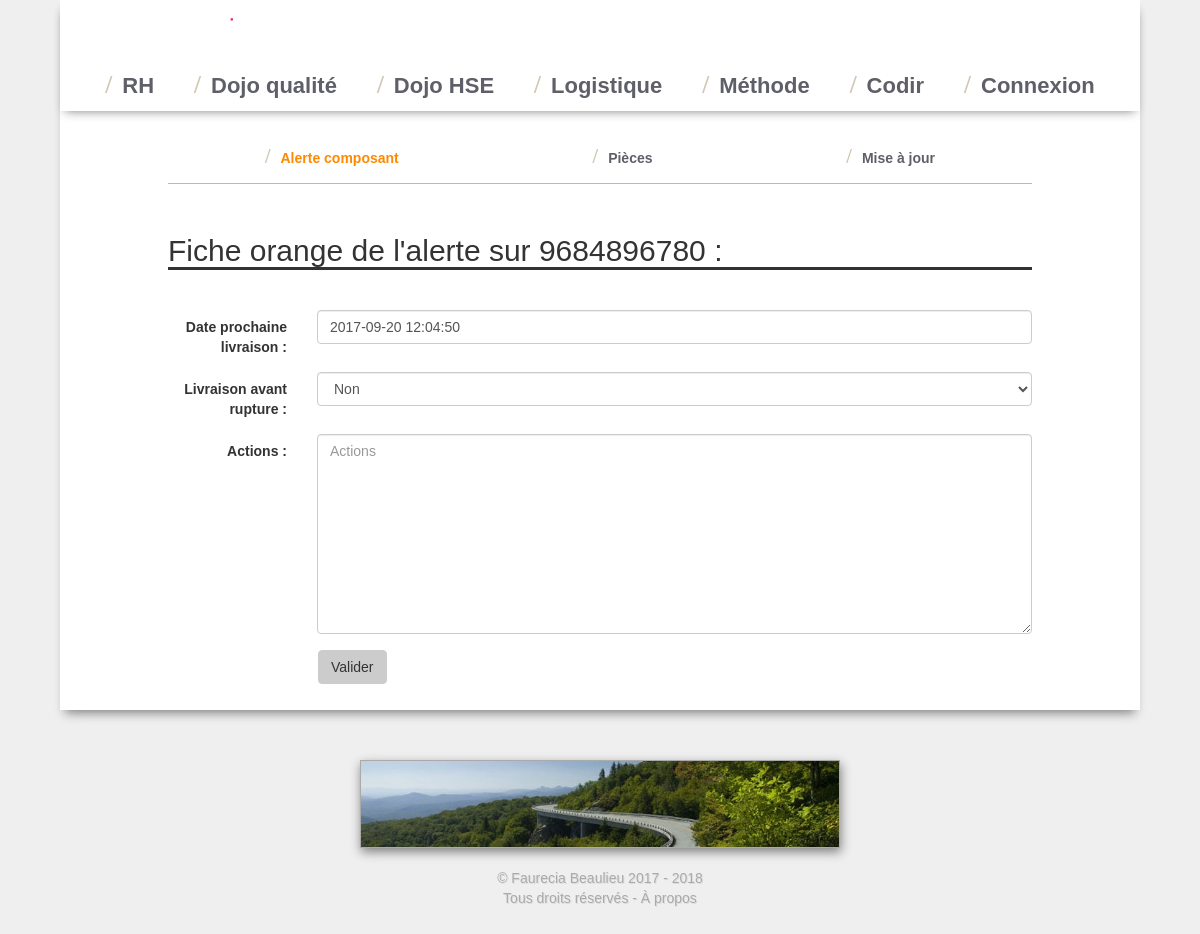
/logistique/form_reponse_orange.php?alerte=52, run on an earlier commit of the app's database.
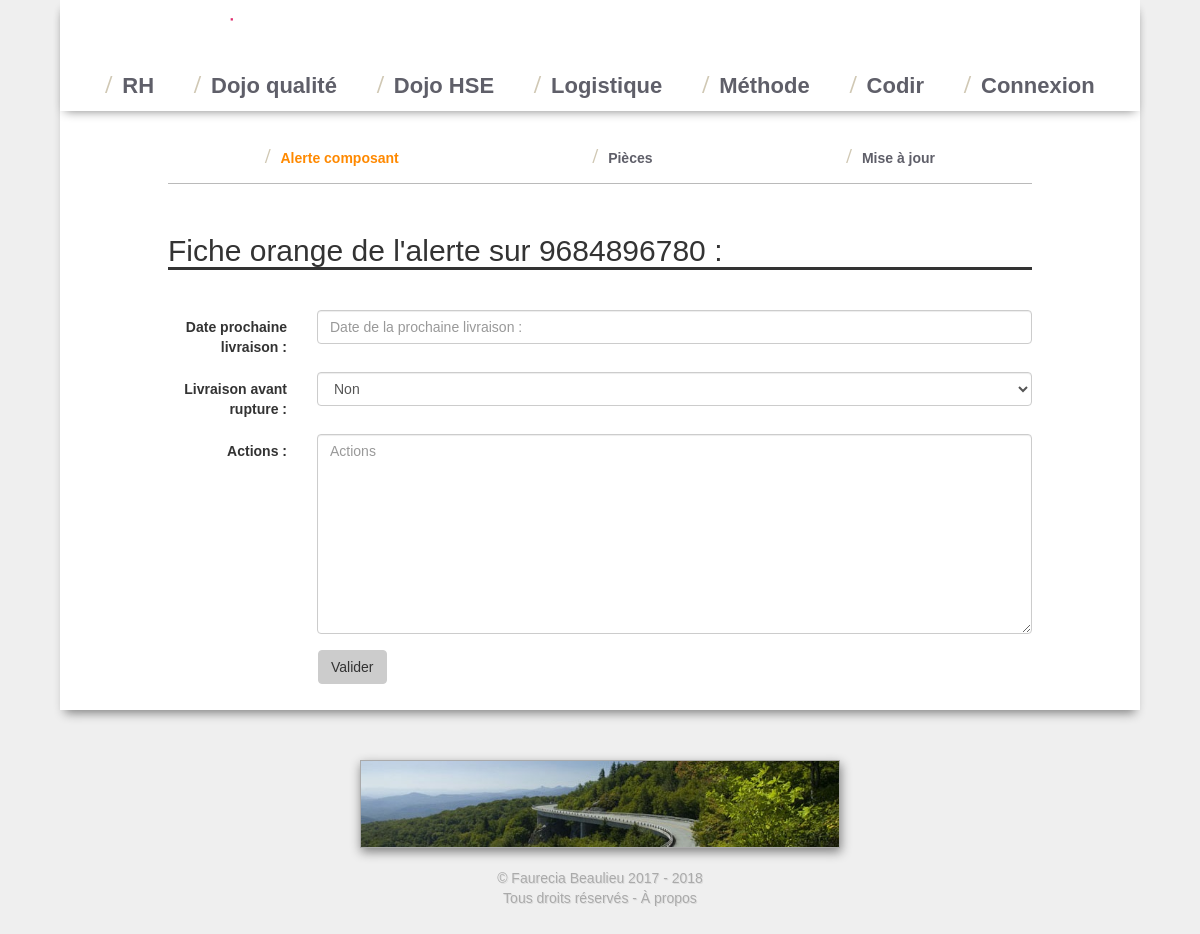
And on a later commit of the database.
### tables this page shows
CREATE TABLE `logistique_reponse_orange` (
  `id` int(11) NOT NULL,
  `alerte` int(11) NOT NULL,
  `date` timestamp NOT NULL DEFAULT CURRENT_TIMESTAMP,
  `prochaine_livraison` timestamp NOT NULL DEFAULT CURRENT_TIMESTAMP,
  `couverture_ligne` tinyint(4) NOT NULL,
  `actions` text NOT NULL
);

### logistique/form_reponse_orange.php (the view, shortened to what this page needs)
<?php
include_once "needed.php";
if (isset($_GET['supprime'])){
    $Query = $bdd->prepare('DELETE FROM logistique_reponse_orange WHERE alerte=? ');
    $Query->execute(array($_GET['alerte']));
    ob_end_clean();
    header('Location: '.$url."/logistique/alerte.php?id=".$_GET['alerte']);
}else {
    $Query = $bdd->prepare('SELECT * FROM logistique_reponse_orange WHERE alerte=? ');
    $Query->execute(array($_GET['alerte']));
    if (!$Data = $Query->fetch()) {
        $Query = $bdd->prepare('SELECT * FROM logistique_reponse_orange WHERE alerte=? ');
        $Query->execute(array($_GET['alerte']));
        $Data = $Query->fetch();
    }
    $actions = $Data['actions'];
    $prochaine_livraison = $Data['prochaine_livraison'];
    $couverture_ligne = $Data['couverture_ligne'];
    $Query = $bdd->prepare('SELECT logistique_alerte.id as id_alerte , state, e_kanban, train, uc_restant_en_ligne, logistique_alerte.date , logistique_pieces.*  FROM logistique_alerte LEFT JOIN logistique_pieces on logistique_alerte.piece=logistique_pieces.id WHERE logistique_alerte.id = ?');
    $Query->execute(array($_GET['alerte']));
    $Data = $Query->fetch();
    ?>
    <h2>Fiche orange de l'alerte sur <?php echo $Data['reference'] ;?> :</h2>
    <form class="form-horizontal" method="post">
        <div class="form-group">
            <label class="control-label col-sm-2" for="prochaine_livraison">Date prochaine livraison :</label>
            <div class="col-sm-10">
                <input type="text" name="prochaine_livraison" class="form-control" id="prochaine_livraison"
                       placeholder="Date de la prochaine livraison :" value="<?php echo $prochaine_livraison; ?>">
            </div>
        </div>
        <div class="form-group">
            <label class="control-label col-sm-2" for="couverture_ligne">Livraison avant rupture :</label>
            <div class="col-sm-10">
                <select name='couverture_ligne' id="couverture_ligne" name="piece_masse_storage" class="form-control">
                    <option value="0" <?php if ($couverture_ligne == 0) {
                        echo 'selected="selected"';
                    } ?> >Non
                    </option>
                </select>
            </div>
        </div>
        <div class="form-group">
            <label class="control-label col-sm-2" for="actions">Actions :</label>
            <div class="col-sm-10">
                <textarea style="height: 200px" type="text" name="actions" class="form-control" id="actions"
                          placeholder="Actions"><?php echo $actions; ?></textarea>
            </div>
        </div>
        <div class="form-group">
            <div class="col-sm-offset-2 col-sm-10">
                <button type="submit" name="submit" class="btn btn-default">Valider</button>
            </div>
        </div>
    </form>
    <?php
}

What changed in the data, as far as the page shows it:
removed logistique_reponse_orange: prochaine_livraison "2017-09-20 12:04:50", couverture_ligne "Non"
Also different on the page:
form field couverture_ligne: (not shown) → "Non"
